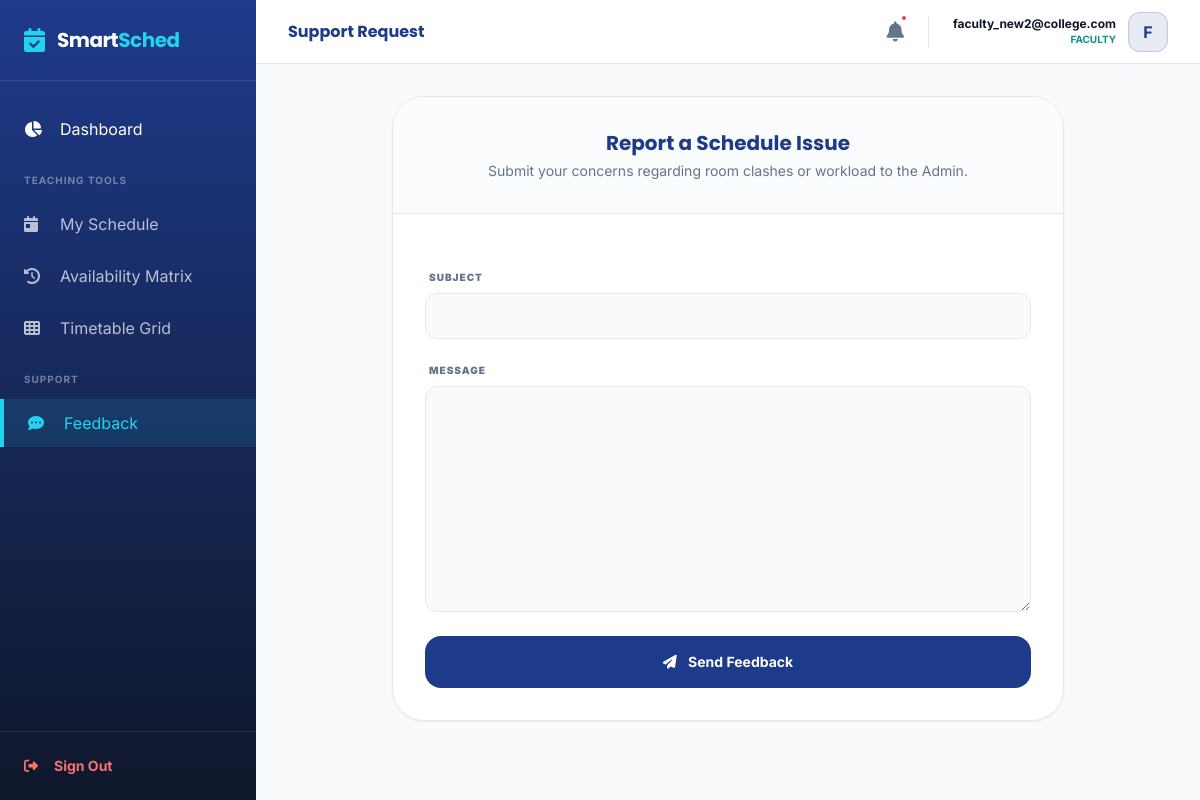
Page /core/feedback/add/ (signed in) on the committed database.
### accounts/models.py (models this page shows, shortened)
class User(AbstractUser):
    ADMIN = 'admin'
    FACULTY = 'faculty'
    ROLE_CHOICES = [
        (ADMIN, 'Admin/HOD'),
        (FACULTY, 'Faculty/User'),
    ]
    username = None
    email = models.EmailField(unique=True)
    role = models.CharField(max_length=10, choices=ROLE_CHOICES, default=FACULTY)
    profile_picture = models.ImageField(upload_to='profiles/', null=True, blank=True)
    is_verified = models.BooleanField(default=False)
    login_count = models.PositiveIntegerField(default=0)
    USERNAME_FIELD = 'email'
    REQUIRED_FIELDS = []
    objects = CustomUserManager()

### core/views.py (the view, shortened to what this page needs)
# urls.py: path('feedback/add/', views.FeedbackCreateView.as_view(), name='feedback_create'),
class FeedbackCreateView(LoginRequiredMixin, CreateView):
    model = Feedback
    fields = ['subject', 'message']
    template_name = 'feedback/feedback_form.html'
    success_url = reverse_lazy('user_dashboard')

### templates/feedback/feedback_form.html (shortened to what this page needs)
{% extends 'base_dashboard.html' %}
{% block header_title %}Support Request{% endblock %}
{% block content %}
<div class="max-w-2xl mx-auto fade-in-up">
    <div class="bg-white rounded-[32px] border border-borderSubtle shadow-sm overflow-hidden">
        <div class="p-8 border-b border-borderSubtle bg-bgSoft/50 text-center">
            <h3 class="font-display text-xl font-bold text-primary">Report a Schedule Issue</h3>
            <p class="text-textGray text-sm mt-1">Submit your concerns regarding room clashes or workload to the Admin.</p>
        </div>
        <form method="POST" class="p-8 space-y-6">
            {% for field in form %}
            <div class="flex flex-col gap-2">
                <label class="text-[10px] font-black text-textGray uppercase tracking-widest ml-1">
                    {{ field.label }}
                </label>
                {{ field }}
            </div>
            {% endfor %}
            <button type="submit" class="w-full btn-glow bg-primary text-white py-4 rounded-2xl font-bold text-sm transition-all hover:scale-[1.02]">
                <i class="fa-solid fa-paper-plane mr-2"></i> Send Feedback
            </button>
        </form>
    </div>
</div>
{% endblock %}

### templates/base_dashboard.html (shortened to what this page needs)
{% load static %}
<!DOCTYPE html>
<html lang="en">
<head>
    <script src="https://cdn.tailwindcss.com"></script>
    <link rel="stylesheet" href="https://cdnjs.cloudflare.com/ajax/libs/font-awesome/6.4.0/css/all.min.css">
</head>
<body class="bg-bgSoft font-sans text-textDark">
    <aside class="fixed inset-y-0 left-0 w-64 sidebar-gradient text-white hidden md:flex flex-col z-50">
        <div class="p-6 border-b border-white/10">
            <a href="/" class="flex items-center gap-3">
                <i class="fa-solid fa-calendar-check text-highlight text-2xl"></i>
                <span class="font-display text-xl font-bold tracking-tight">Smart<span
                        class="text-highlight">Sched</span></span>
            </a>
        </div>
        <nav class="flex-grow py-6 space-y-1">
            <a href="{% if user.role == 'admin' %}{% url 'admin_dashboard' %}{% else %}{% url 'user_dashboard' %}{% endif %}"
                class="flex items-center gap-4 px-6 py-3 hover:bg-white/5 transition-all {% if 'dashboard' in request.path %}nav-active{% endif %}">
                <i class="fa-solid fa-chart-pie w-5"></i> Dashboard
            </a>
            {% if user.role == 'admin' %}
            <div class="px-6 pt-4 pb-2 text-[10px] font-bold text-white/40 uppercase tracking-widest">Academic Core
            </div>
            <div class="px-6 pt-4 pb-2 text-[10px] font-bold text-white/40 uppercase tracking-widest">Academic Core
            </div>
            <a href="{% url 'department_list' %}"
                class="flex items-center gap-4 px-6 py-3 hover:bg-white/5 transition-all text-white/70 {% if 'department' in request.path %}nav-active{% endif %}">
                <i class="fa-solid fa-sitemap w-5"></i> Departments
            </a>
            <a href="{% url 'semester_add' %}"
                class="flex items-center gap-4 px-6 py-3 hover:bg-white/5 transition-all text-white/70 {% if 'semester' in request.path %}nav-active{% endif %}">
                <i class="fa-solid fa-layer-group w-5"></i> Semesters
            </a>
            <a href="{% url 'section_add' %}"
                class="flex items-center gap-4 px-6 py-3 hover:bg-white/5 transition-all text-white/70 {% if 'section' in request.path %}nav-active{% endif %}">
                <i class="fa-solid fa-users-rectangle w-5"></i> Sections
            </a>
            <a href="{% url 'classroom_list' %}"
                class="flex items-center gap-4 px-6 py-3 hover:bg-white/5 transition-all text-white/70 {% if 'classroom' in request.path %}nav-active{% endif %}">
                <i class="fa-solid fa-door-open w-5"></i> Classrooms
            </a>
            <a href="{% url 'subject_list' %}"
                class="flex items-center gap-4 px-6 py-3 hover:bg-white/5 transition-all text-white/70 {% if 'subject' in request.path %}nav-active{% endif %}">
                <i class="fa-solid fa-book w-5"></i> Subjects
            </a>
            <div class="px-6 pt-4 pb-2 text-[10px] font-bold text-white/40 uppercase tracking-widest">Planning</div>
            <a href="{% url 'faculty_list' %}"
                class="flex items-center gap-4 px-6 py-3 hover:bg-white/5 transition-all text-white/70 {% if 'faculty' in request.path %}nav-active{% endif %}">
                <i class="fa-solid fa-user-tie w-5"></i> Faculty
            </a>
            <a href="{% url 'generate_timetable' %}"
                class="flex items-center gap-4 px-6 py-3 hover:bg-white/5 transition-all text-white/70 {% if 'generate' in request.path %}nav-active{% endif %}">
                <i class="fa-solid fa-wand-magic-sparkles w-5"></i> Scheduler
            </a>
            {% else %}
            <div class="px-6 pt-4 pb-2 text-[10px] font-bold text-white/40 uppercase tracking-widest">Teaching Tools
            </div>
            <a href="{% url 'user_dashboard' %}"
                class="flex items-center gap-4 px-6 py-3 hover:bg-white/5 transition-all text-white/70 {% if 'user_dashboard' in request.resolver_match.url_name %}nav-active{% endif %}">
                <i class="fa-solid fa-calendar-day w-5"></i> My Schedule
            </a>
            <a href="{% url 'faculty_availability' %}"
                class="flex items-center gap-4 px-6 py-3 hover:bg-white/5 transition-all text-white/70 {% if 'availability' in request.path %}nav-active{% endif %}">
                <i class="fa-solid fa-clock-rotate-left w-5"></i> Availability Matrix
            </a>
            {% endif %}
            <a href="{% url 'timetable_view' %}"
                class="flex items-center gap-4 px-6 py-3 hover:bg-white/5 transition-all text-white/70 {% if 'view' in request.path and 'timetable' in request.path %}nav-active{% endif %}">
                <i class="fa-solid fa-table-cells w-5"></i> Timetable Grid
            </a>
            <div class="px-6 pt-4 pb-2 text-[10px] font-bold text-white/40 uppercase tracking-widest">Support</div>
            <a href="{% if user.role == 'admin' %}{% url 'admin_feedback_list' %}{% else %}{% url 'feedback_create' %}{% endif %}"
                class="flex items-center gap-4 px-6 py-3 hover:bg-white/5 transition-all text-white/70 {% if 'feedback' in request.path %}nav-active{% endif %}">
                <i class="fa-solid fa-comment-dots w-5"></i> Feedback
            </a>
        </nav>
        <div class="p-6 border-t border-white/10">
            <a href="{% url 'logout' %}"
                class="flex items-center gap-4 text-red-400 hover:text-red-300 text-sm font-bold transition-colors">
                <i class="fa-solid fa-right-from-bracket"></i> Sign Out
            </a>
        </div>
    </aside>
    <div class="md:ml-64 flex flex-col min-h-screen">
        <header
            class="h-16 bg-white border-b border-borderSubtle flex items-center justify-between px-8 sticky top-0 z-40">
            <h1 class="font-display font-bold text-primary">{% block header_title %}System Overview{% endblock %}</h1>
            <div class="flex items-center gap-6">
                <a href="{% url 'notification_list' %}"
                    class="relative text-textGray hover:text-primary transition-colors">
                    <i class="fa-solid fa-bell text-xl"></i>
                    {% if user.notifications.all %}
                    {% if not user.notifications.first.is_read %}
                    <span class="absolute -top-1 -right-1 w-2 h-2 bg-red-500 rounded-full border-2 border-white"></span>
                    {% endif %}
                    {% endif %}
                </a>
                <div class="flex items-center gap-3">
                    <div class="text-right hidden sm:block">
                        <p class="text-xs font-bold text-textDark">{{ user.email }}</p>
                        <p class="text-[10px] font-bold text-secondary uppercase">{{ user.role }}</p>
                    </div>
                    <div
                        class="w-10 h-10 bg-primary/10 rounded-xl flex items-center justify-center text-primary font-bold border border-primary/20">
                        {{ user.email|slice:":1"|upper }}
                    </div>
                </div>
            </div>
        </header>
        <main class="p-8">
            {% block content %}{% endblock %}
        </main>
    </div>
</body>
</html>

### templates/base_dashboard.html (style rules this page uses)
.sidebar-gradient { background: linear-gradient(180deg, #1E3A8A 0%, #0F172A 100%); }
.nav-active { background: rgba(34, 211, 238, 0.1); border-left: 4px solid #22D3EE; color: #22D3EE !important; }
.fade-in-up { animation: fadeInUp 0.5s ease-out forwards; }

### rows in the picture
User: email "faculty_new2@college.com", role "FACULTY", email "F"

### other values in the picture
{{ field.label }} "SUBJECT" "MESSAGE"
